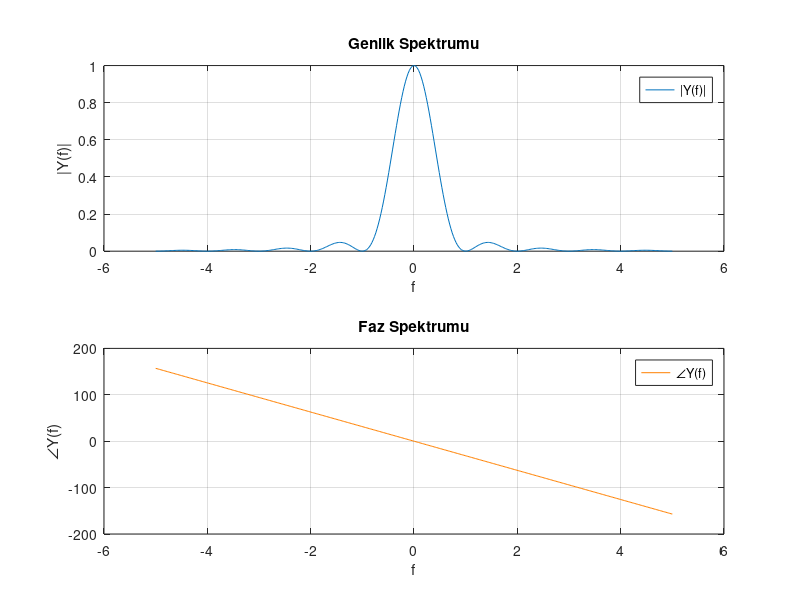

Write the MATLAB code that produced this figure. (Note: this script raises an error after producing the figure.)
% Mehmet ALTINTAŞ 1901022065
% ELM 264 PROJE 2- PROBLEM 1_c
% Frekans aralığını belirleyelim
f = linspace(-5, 5, 400);

% sinc fonksiyonunu tanımlayalım
sinc_func = @(x) arrayfun(@(y) (y == 0) * 1 + (y ~= 0) * sin(pi*y)./(pi*y), x);

% Genlik spektrumunu hesaplayalım
X_f = sinc_func(f).^2;
Y_f_magnitude = X_f;

% Faz spektrumu
Y_f_phase = -2 * pi * f * 5;

% Genlik spektrumu grafiği
figure('Position', [100, 100, 1200, 600]);

subplot(2, 1, 1);
plot(f, Y_f_magnitude, 'DisplayName', '|Y(f)|');
xlabel('f');
ylabel('|Y(f)|');
title('Genlik Spektrumu');
grid on;
legend show;

% Faz spektrumu grafiği
subplot(2, 1, 2);
plot(f, Y_f_phase, 'DisplayName', '∠Y(f)', 'Color', [1, 0.5, 0]); % 
xlabel('f');
ylabel('∠Y(f)');
title('Faz Spektrumu');
grid on;
legend show;

sgtitle('Genlik ve Faz Spektrumu');
